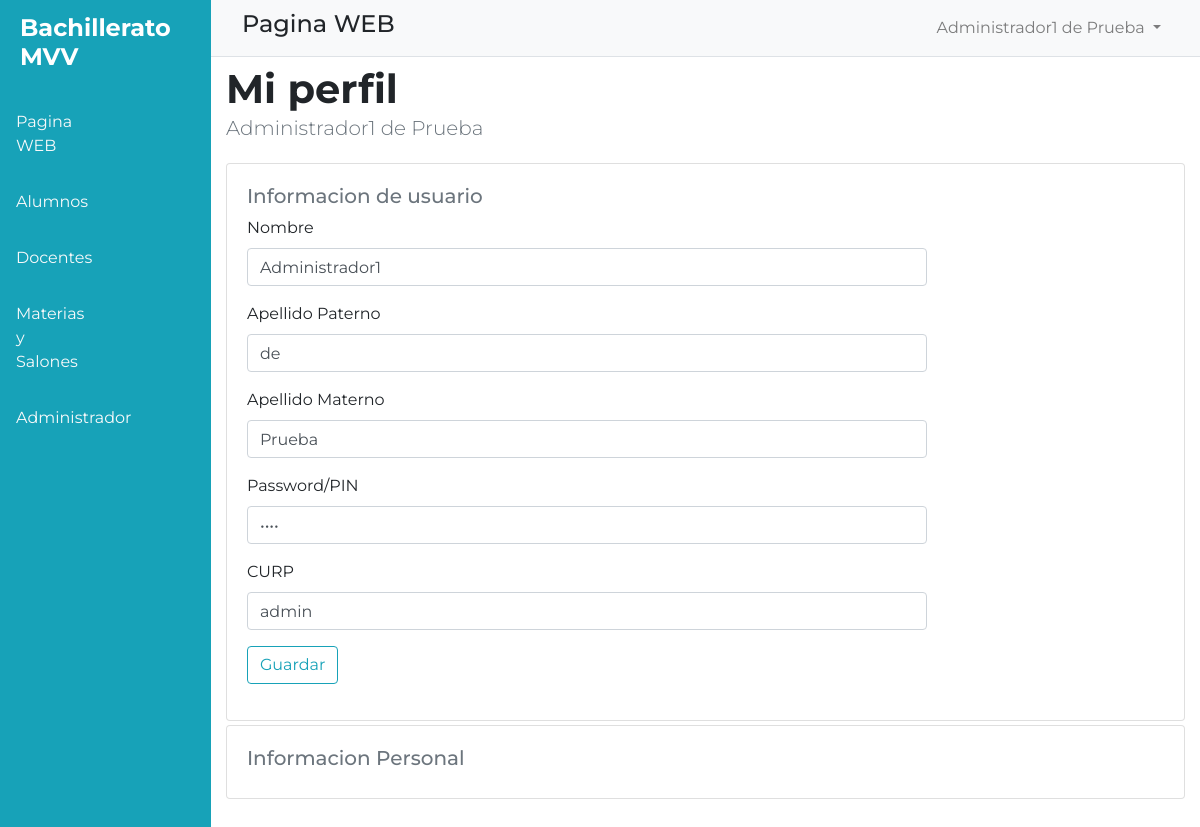
Screenshot of /editar-perfil-admin.php (signed in) with the database file from the repository.
### tables this page shows
CREATE TABLE `administradores` (
  `curp` varchar(45) NOT NULL,
  `nombre` varchar(45) NOT NULL,
  `apellidop` varchar(45) NOT NULL,
  `apellidom` varchar(45) NOT NULL,
  `pin` varchar(45) NOT NULL
);

### editar-perfil-admin.php (the view, shortened to what this page needs)
<?php include "TEMPLETES/dashboard-admin.php";
include "CONF/conexion.php";
$curp= $_SESSION["curp"];
$sql=$conexion->query("SELECT * FROM administradores WHERE curp='$curp'");
?>
      <div class="w-100">
        <nav class="navbar navbar-expand-lg navbar-light bg-light border-bottom">
          <div class="container">
          <h4>Pagina WEB</h4>
          <div class="collapse navbar-collapse" id="navbarSupportedContent">
            <ul class="navbar-nav ml-auto">
              <li class="nav-item dropdown ml-4">
                <a class="nav-link dropdown-toggle" href="#" id="navbarDropdown" role="button" data-toggle="dropdown" aria-haspopup="true" aria-expanded="false"><img src="" alt="">
                <?php
                  echo $_SESSION["nombre"] ," ", $_SESSION["apellidop"]," ", $_SESSION["apellidom"];
                ?>
                </a>
              </li>
            </ul>
          </div>
          </div>
        </nav>
        <div id="content">
          <section>
            <div class="container">
              <div class="row">
                <div class="col-lg-9">
                  <h1 class="font-weight-bold mt-2 mb-0">Mi perfil</h1>
                  <p class="lead text-muted"> <?php
                  echo $_SESSION["nombre"] ," ", $_SESSION["apellidop"]," ", $_SESSION["apellidom"];
                ?></p>
                </div>
              </div>
            </div>
          </section>
          <section>
            <div class="container">
                <div class="card mt-1">
                  <div class="card-body">
                    <div class="row">
                      <div class="col-lg-9 ">
                        <h5 class="text-muted">Informacion de usuario</h5>
                        <?php include "PHP/contrl-editar-perfil-admin.php"; ?>
                        <form method="POST" enctype="multipart/form-data">
                          <?php while ($datos=$sql->fetch_object()) { ?>
                            <div class="form-group">
                              <label for="nombre">Nombre</label>
                              <input id="nombre" class="form-control" type="text" name="nombre" value="<?=$datos->nombre?>">
                            </div>
                            <div class="form-group">
                              <label for="apellidop">Apellido Paterno</label>
                              <input id="apellidop" class="form-control" type="text" name="apellidop" value="<?=$datos->apellidop?>">
                            </div>
                            <div class="form-group">
                              <label for="apellidom">Apellido Materno</label>
                              <input id="apellidom" class="form-control" type="text" name="apellidom" value="<?=$datos->apellidom?>">
                            </div>
                            <div class="form-group">
                              <label for="pin">Password/PIN</label>
                              <input id="pin" class="form-control" type="password" name="pin" value="<?=$datos->pin?>">
                            </div>
                            <div class="form-group">
                              <label for="curp">CURP</label>
                              <input id="curp" class="form-control" type="text" name="curp" value="<?=$datos->curp?>">
                            </div>
                            <div class="form-group">
                              <button type="submit" class="btn btn-outline-info" value="ok" name="btnGuardar">Guardar</button>
                            </div>
                            <?php } ?>
                        </form>
                      </div>
                    </div>
                  </div>
                </div>
            </div>
          </section>
          <section>
            <div class="container">
                <div class="card mt-1">
                  <div class="card-body">
                    <div class="row">
                      <div class="col-lg-9 ">
                        <h5 class="text-muted">Informacion Personal</h5>
                      </div>
                    </div>
                  </div>
                </div>
            </div>
          </section>
        </div>
      </div>
<?php include "TEMPLETES/pie-dashboard-admin.php";?>

### CSS/estilo-portal-admin.css (style rules this page uses)
:root { --color1: #F8F1F1; --color2: #11698E; --color3: #19456B; --color4: #7B113A; --color5: black; }
body { font-family: 'Montserrat','Roboto',sans-serif !important; overflow: hidden; }
#content { overflow-y: auto; height: 100vh; padding-bottom: 5rem; }

### rows the page displays
administradores: nombre "Administrador1", apellidop "de", apellidom "Prueba", curp "admin"

### other values shown
$_SESSION["nombre"] "Administrador1"
$_SESSION["apellidop"] "de"
$_SESSION["apellidom"] "Prueba"
